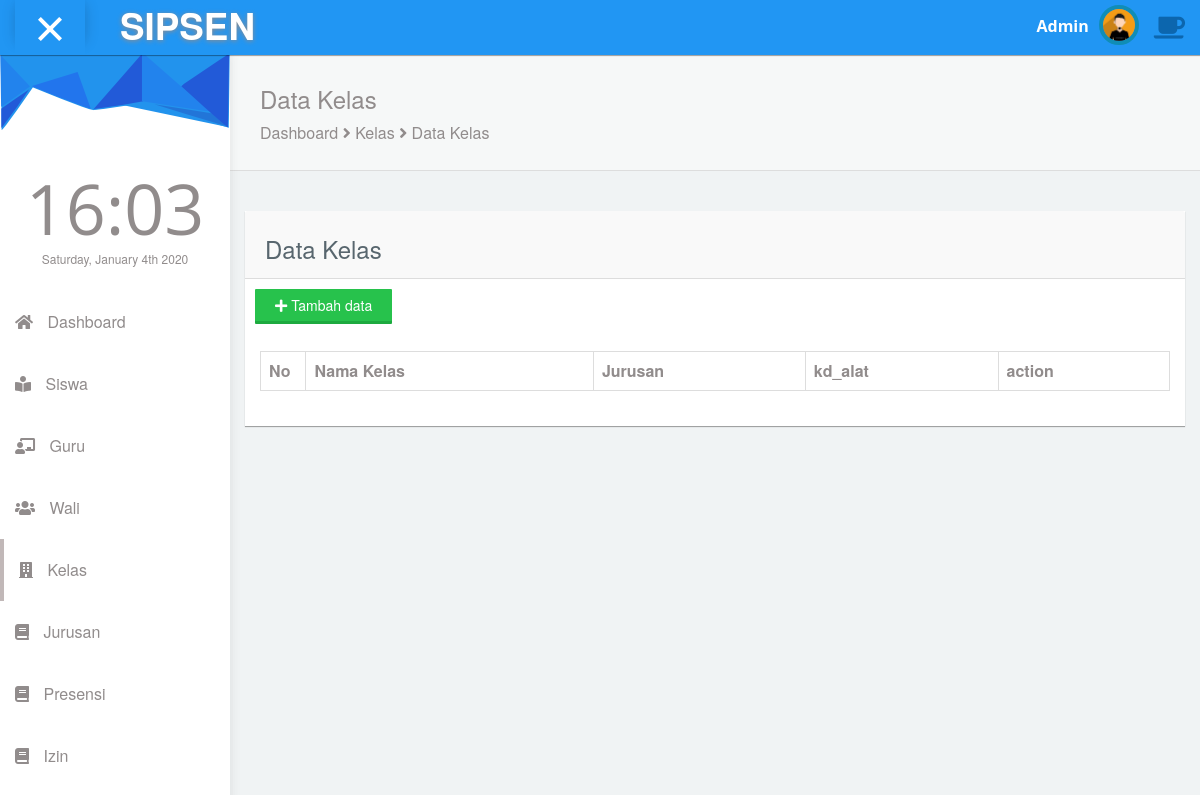
Page /index.php/kelas on the earlier database version.
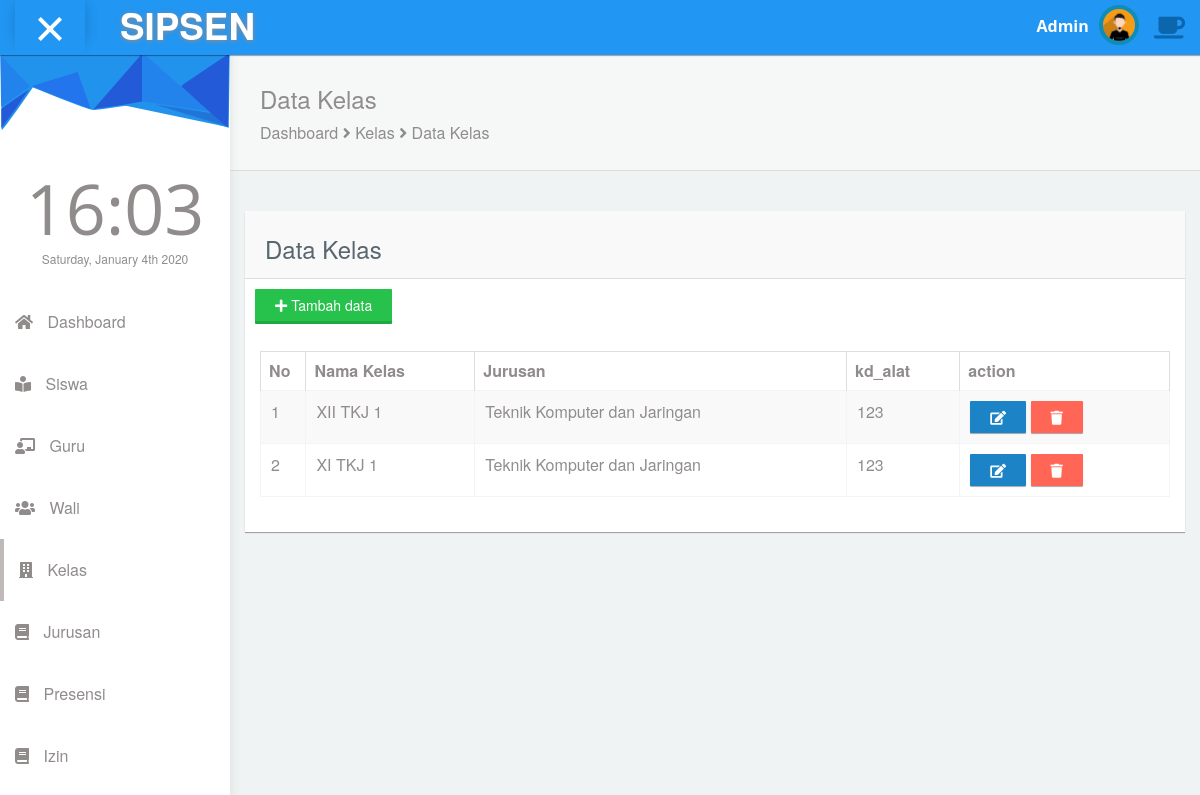
Same page on the later database version.
### tables this page shows
CREATE TABLE `tb_kelas` (
  `id_kelas` int(11) NOT NULL,
  `id_jurusan` int(11) NOT NULL,
  `tingkat` varchar(3) NOT NULL,
  `nama` varchar(3) NOT NULL,
  `kd_alat` varchar(50) DEFAULT NULL
);

CREATE TABLE `tb_jurusan` (
  `id_jurusan` int(11) NOT NULL,
  `nama_jurusan` varchar(50) NOT NULL,
  `singkatan` varchar(10) NOT NULL
);

### application/controllers/Kelas.php (called while the page is built, shortened)
<?php
class Kelas extends CI_Controller
{
	public function __construct()
	{
		$this->load->model("M_kelas");
		$this->load->model("M_jurusan");
	}
	public function index()
	{
		$data['menu'] = 'kelas';
		$data['jurusan'] = $this->M_jurusan->getAll();
		$data['kelas'] = $this->M_kelas->getAll();
		$this->load->view('admin/kelas/index', $data);
	}
}

### index.php (called while the page is built, shortened)
<?php
require_once BASEPATH.'core/CodeIgniter.php';

### application/models/M_kelas.php (called while the page is built, shortened)
<?php
class M_kelas extends CI_Model
{
    private $_table = "tb_kelas";
    public function getAll()
    {
        $kelas = $this->db->get($this->_table)->result();
        foreach ($kelas as $kelass) {
            $kelass->id_jurusan = $this->getJurusanId($kelass->id_jurusan);
        }
        return $kelas;
    }
    public function getJurusanId($id_jurusan)
    {
        return $this->db->where('id_jurusan', $id_jurusan)->from('tb_jurusan')->get()->row();
    }
}

### application/views/admin/kelas/index.php (the view, shortened to what this page needs)
<!DOCTYPE html>
<html lang="en">
<body id="mimin" class="dashboard">
  <div class="container-fluid mimin-wrapper">
    <div id="content">
      <div class="panel box-shadow-none content-header">
        <div class="panel-body">
          <div class="col-md-12">
            <h3 class="animated fadeInLeft">Data Kelas</h3>
            <p class="animated fadeInDown">
              Dashboard <span class="fa-angle-right fa"></span> Kelas <span class="fa-angle-right fa"></span> Data Kelas
            </p>
          </div>
        </div>
      </div>
      <div class="col-md-12 top-20 padding-0">
        <div class="col-md-12">
          <div class="panel">
            <div class="panel-heading">
              <h3>Data Kelas</h3>
            </div>
            <div class="form-group" style="margin-top:10px; margin-left:10px;">
              <button data-toggle="modal" data-target="#modalAddFormKelas" class="btn btn-raised btn-success"><i class="fas fa-plus"></i> Tambah data</button>
            </div>
            <div class="panel-body">
              <div class="responsive-table">
                <table id="" class="table table-striped table-bordered display" width="100%" cellspacing="0">
                  <thead>
                    <tr>
                      <th width="5%">No</th>
                      <th>Nama Kelas </th>
                      <th>Jurusan</th>
                      <th>kd_alat</th>
                      <th>action</th>
                    </tr>
                  </thead>
                  <tbody>
                    <?php
                    foreach ($kelas as $kelass) :
                      ?>
                      <tr>
                        <td><?php echo $kelass->id_kelas; ?></td>
                        <td><?php echo $kelass->tingkat;
                              echo $kelass->id_jurusan->singkatan;
                              echo $kelass->nama;
                              ?></td>
                        <td><?php echo $kelass->id_jurusan->nama_jurusan; ?></td>
                        <td><?php echo $kelass->kd_alat; ?></td>
                        <td><a data-target="#modalEditKelas<?php echo $kelass->id_kelas; ?>" data-toggle="modal" class=" btn  ripple-infinite btn-primary" data-placement="top" title="Ubah"><span class="fas fa-edit"></span></a>
                          <a data-target="#modalHapusKelas<?php echo $kelass->id_kelas; ?>" data-toggle="modal" class=" btn  ripple-infinite btn-danger" data-placement="top" title="Hapus"><span class="fas fa-trash"></span></a>
                        </td>
                      </tr>
                    <?php endforeach;
                    ?>
                  </tbody>
                </table>
              </div>
            </div>
          </div>
        </div>
      </div>
    </div>
  </div>
</body>
</html>

Differences in the rows shown:
added tb_kelas: id_kelas "1", tingkat "XII", id_jurusan.singkatan "TKJ", nama "1", id_jurusan.nama_jurusan "Teknik Komputer dan Jaringan", kd_alat "123"
added tb_kelas: id_kelas "2", tingkat "XI", id_jurusan.singkatan "TKJ", nama "1", id_jurusan.nama_jurusan "Teknik Komputer dan Jaringan", kd_alat "123"
